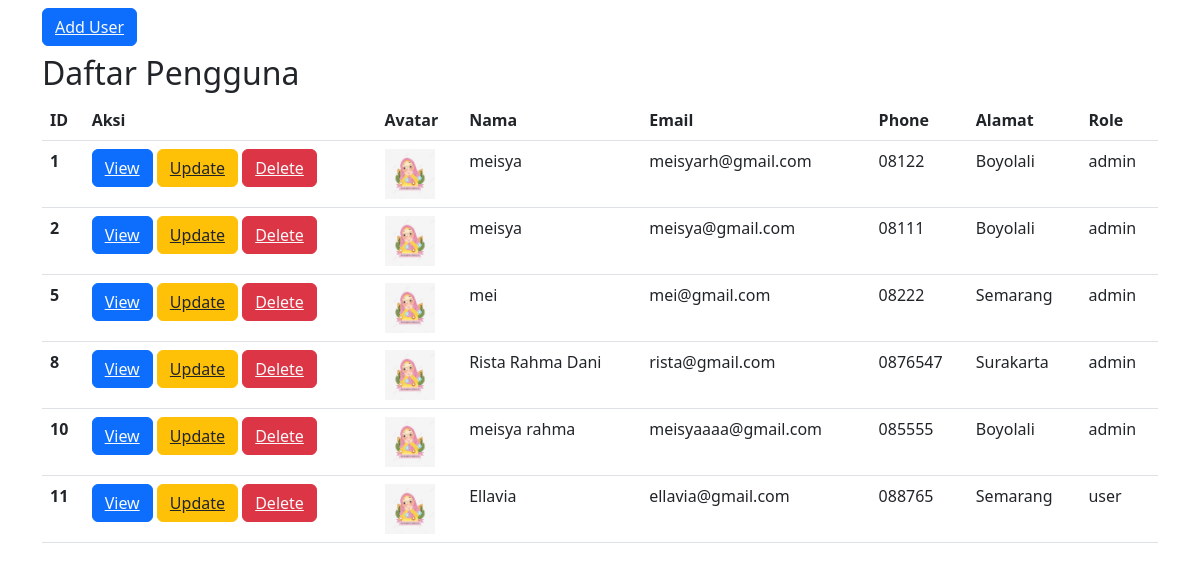
Screenshot of /display.php with the database file from the repository.
### tables this page shows
CREATE TABLE `pendaftaran` (
  `id` int NOT NULL AUTO_INCREMENT,
  `name` varchar(100) NOT NULL,
  `role` enum('admin','user') NOT NULL,
  `password` varchar(255) NOT NULL,
  `email` varchar(100) NOT NULL,
  `telp` varchar(20) NOT NULL,
  `address` varchar(100) NOT NULL,
  `foto` varchar(255) DEFAULT NULL,
  PRIMARY KEY (`id`)
);

### display.php (the view, shortened to what this page needs)
<?php
    include 'connect.php';
?>
<!DOCTYPE html>
<html>
    <head>
        <link rel="stylesheet" href="bootstrap.min.css">
    </head>
    <body>
        <div class="container">
            <button class="btn btn-primary my-2">
                <a href="../T19-PHP/form.php" class="text-light">Add User</a>
            </button>
            <h2>Daftar Pengguna</h2>
            <table class="table">
                <thead>
                    <tr>
                        <th scope="col">ID</th>
                        <th scope="col">Aksi</th>
                        <th scope="col">Avatar</th>
                        <th scope="col">Nama</th>
                        <th scope="col">Email</th>
                        <th scope="col">Phone</th>
                        <th scope="col">Alamat</th>
                        <th scope="col">Role</th>
                    </tr>
                </thead>
                <tbody>
                    <?php
                        $sql="Select * from `pendaftaran`";
                        $result=mysqli_query($conn, $sql);
                        if($result)
                        {
                            while($row=mysqli_fetch_assoc($result)){
                            $id=$row['id'];
                            $profile=$row['foto'];
                            $name=$row['name'];
                            $email=$row['email'];
                            $telp=$row['telp'];
                            $address=$row['address'];
                            $role=$row['role'];
                            echo '
                            <tr>
                                <th scope="row">'.$id.'</th>
                                <td>
                                    <button class="btn btn-primary">
                                        <a href="view.php?viewid='.$id.'" class="text-light">View</a>
                                    </button>
                                    <button class="btn btn-warning">
                                        <a href="update.php?updateid='.$id.'" class="text-dark">Update</a>
                                    </button>
                                    <button class="btn btn-danger">
                                        <a href="delete.php?deleteid='.$id.'" class="text-light">Delete</a>
                                    </button>
                                </td>
                                <td><img src=profiles/'.$profile.' style=width:50px></td>
                                <td>'.$name.'</td>
                                <td>'.$email.'</td>
                                <td>'.$telp.'</td>
                                <td>'.$address.'</td>
                                <td>'.$role.'</td>
                            </tr>
                            ';
                            }
                        }
                    ?>
                </tbody>
            </table>
        </div>
    </body>
</html>

### rows the page displays
pendaftaran: id "1", foto (picture), name "meisya", email "meisyarh@gmail.com", telp "08122", address "Boyolali", role "admin"
pendaftaran: id "2", foto (picture), name "meisya", email "meisya@gmail.com", telp "08111", address "Boyolali", role "admin"
pendaftaran: id "5", foto (picture), name "mei", email "mei@gmail.com", telp "08222", address "Semarang", role "admin"
pendaftaran: id "8", foto (picture), name "Rista Rahma Dani", email "rista@gmail.com", telp "0876547", address "Surakarta", role "admin"
pendaftaran: id "10", foto (picture), name "meisya rahma", email "meisyaaaa@gmail.com", telp "085555", address "Boyolali", role "admin"
pendaftaran: id "11", foto (picture), name "Ellavia", email "ellavia@gmail.com", telp "088765", address "Semarang", role "user"
